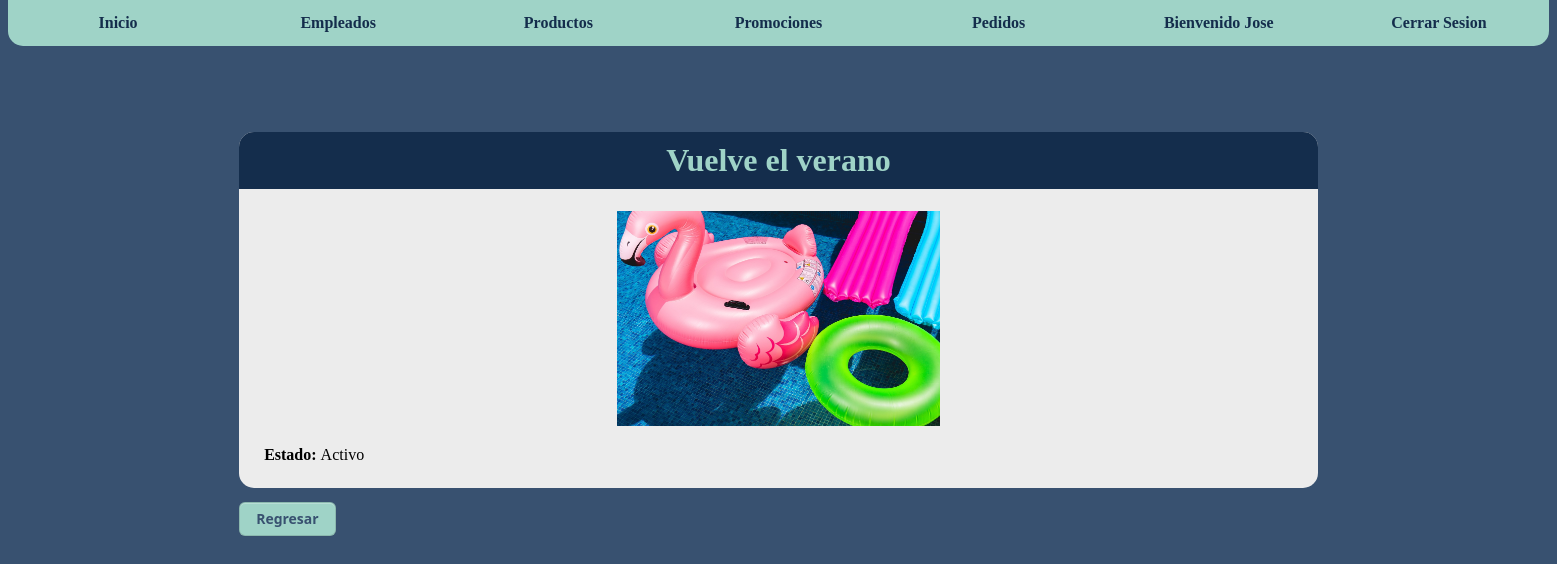
Screenshot of /administrador/promociones_detalle.php?id=2 (signed in) with the database file from the repository.
### tables this page shows
CREATE TABLE `promociones` (
  `id` int(11) NOT NULL,
  `nombre` varchar(128) DEFAULT NULL,
  `archivo` varchar(64) DEFAULT NULL,
  `estado` int(1) DEFAULT 1,
  `eliminado` int(1) DEFAULT 0
);

### administrador/promociones_detalle.php (the view, shortened to what this page needs)
<!DOCTYPE html>
<html>
    <head>
        <link rel="stylesheet" href="estilo.css?v=<?php echo time(); ?>">
    </head>
    <body>
    <?php include('menu.php') ?>
        <?php
        $id = $_GET['id'];
        $con = conecta();
        $sql = "SELECT nombre,estado,archivo FROM promociones WHERE id = '$id'";
        $res = $con->query($sql);
        $row = $res->fetch_array();
        $nombre = $row['nombre'];
        $status = $row['estado'] ? 'Activo' : 'Inactivo';
        $archivo = $row['archivo'];
        $imagen = "promociones_fotos/$archivo";
        ?>
        <div class="cuadro_empleado">
            <div class="ver_empleado">
                <?php
                echo "<h1 class='barraTitulo'>$nombre</h1>";
                echo "<img class='id_cartilla' src='$imagen' onerror=\"this.src='../fontawesome-free-6.5.2-web/svgs/solid/piggy-bank.svg';this.classList.add('svgSutil');\" >";
                ?>
                <div style="text-align: left; padding: 0px 25px;">
                    <?php
                    echo "<p><b>Estado: </b>$status</p>";
                    ?>
                </div>
            </div>
            <button class="btn" onclick="window.open('promociones_lista.php','_self')">Regresar</button>
        </div>
    </body>
</html>

### administrador/estilo.css (style rules this page uses)
body { background: #385170; margin-top: 0; }
img.id_cartilla { max-width: 100%; width: 30%; }
.barraTitulo { border-top-left-radius: 15px; border-top-right-radius: 15px; color: #9fd3c7; background-color: #142d4c; padding: 10px 15px; }
.cuadro_empleado { width: 100%; padding: 50px 15%; }
.ver_empleado { text-align: center; width: 70%; background-color: #ececec; padding-bottom: 1ex; border-radius: 15px; margin-bottom: 2ex; }
.btn { appearance: none; font-family: 'Segoe UI', Tahoma, Geneva, Verdana, sans-serif; background-color: #9fd3c7; border: 1px solid rgba(27, 31, 35, 0.15); border-radius: 6px; box-shadow: rgba(27, 31, 35, 0.04) 0 1px 0, rgba(255, 255, 255, 0.25) 0 1px 0 inset; box-sizing: border-box; color: #385170; cursor: pointer; display: inline-block; font-size: 14px; font-weight: 600; line-height: 20px; list-style: none; padding: 6px 16px; position: relative; transition: background-color 0.2s cubic-bezier(0.3, 0, 0.5, 1); user-select: none; -webkit-user-select: none; touch-action: manipulation; vertical-align: middle; white-space: nowrap; word-wrap: break-word; }

### rows the page displays
promociones: nombre "Vuelve el verano", archivo (picture), estado "Activo"

### other values shown
$nombreUsuario "Jose"
